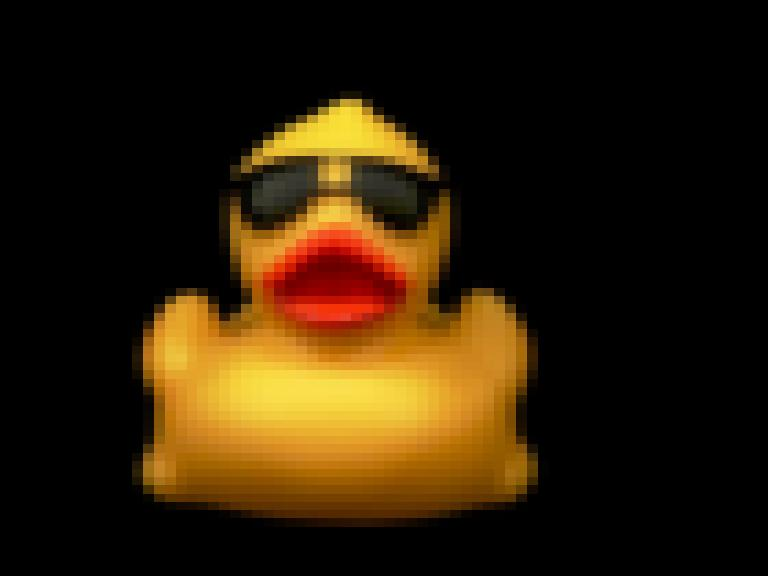

The script that saved this image:
import cv2
import numpy as np
import imutils
import PIL
from PIL import Image
import matplotlib.pyplot as plt
from PIL import ImageColor
from colormath.color_objects import sRGBColor, LabColor
from colormath.color_conversions import convert_color
from colormath.color_diff import delta_e_cie2000


Lego_colors = []
def LegoDatabase():
    legos_colors = open('LegoColors.txt','r')
    colors = legos_colors.readlines()
    for color in colors:
        color = "#" + color.strip()
        color = ImageColor.getcolor(color,"RGB")
        Lego_colors.append(color)

def convertToPixels(image,size):
    img = Image.open("threshold.jpg")
    pixelated = img.resize(size,Image.BILINEAR)
    sizeUp = pixelated.resize(img.size,Image.NEAREST)
    sizeUp.save("mosaic.jpg")

def findDeltaE(color):
    lab_color_1 = convert_color(color,LabColor)
    if(color[0] == 0 and color[1] == 0 and color[2] == 0):
        return color
    delta_e_list = []
    for stdcolor in Lego_colors:
        lab_color_2 = convert_color(stdcolor,LabColor)
        delta_e = delta_e_cie2000(lab_color_1, lab_color_2)
        delta_e_list.append(delta_e)
    min_delta = min(delta_e_list)
    return Lego_colors[delta_e_list.index(min_delta)]


def reColorLego():
    img = Image.open("mosaic.jpg")
    img = img.convert("RGB")
    colors = img.getdata()
    new_image = []
    for pixel in colors:
        new_color = findDeltaE(pixel)
        #new_image.append(new_color) # insert new colors here
            
    img.putdata(new_image)
    img.save("reColor.jpg")

            

LegoDatabase()

convertToPixels(image="threshold.jpg",size=(70,70))

reColorLego()

